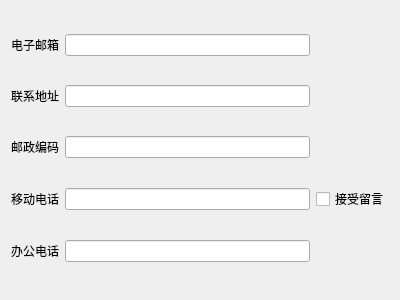
<?xml version="1.0" encoding="UTF-8"?>
<ui version="4.0">
 <class>Contact</class>
 <widget class="QWidget" name="Contact">
  <property name="geometry">
   <rect>
    <x>0</x>
    <y>0</y>
    <width>400</width>
    <height>300</height>
   </rect>
  </property>
  <property name="windowTitle">
   <string>Contact</string>
  </property>
  <layout class="QGridLayout" name="gridLayout">
   <item row="1" column="1">
    <widget class="QLineEdit" name="lineEdit_2"/>
   </item>
   <item row="3" column="1">
    <widget class="QLineEdit" name="lineEdit_4"/>
   </item>
   <item row="2" column="1">
    <widget class="QLineEdit" name="lineEdit_3"/>
   </item>
   <item row="1" column="0">
    <widget class="QLabel" name="label_2">
     <property name="text">
      <string>联系地址</string>
     </property>
    </widget>
   </item>
   <item row="4" column="0">
    <widget class="QLabel" name="label_5">
     <property name="text">
      <string>办公电话</string>
     </property>
    </widget>
   </item>
   <item row="0" column="1">
    <widget class="QLineEdit" name="lineEdit"/>
   </item>
   <item row="2" column="0">
    <widget class="QLabel" name="label_3">
     <property name="text">
      <string>邮政编码</string>
     </property>
    </widget>
   </item>
   <item row="0" column="0">
    <widget class="QLabel" name="label">
     <property name="text">
      <string>电子邮箱</string>
     </property>
    </widget>
   </item>
   <item row="3" column="0">
    <widget class="QLabel" name="label_4">
     <property name="text">
      <string>移动电话</string>
     </property>
    </widget>
   </item>
   <item row="4" column="1">
    <widget class="QLineEdit" name="lineEdit_5"/>
   </item>
   <item row="3" column="2">
    <widget class="QCheckBox" name="checkBox">
     <property name="text">
      <string>接受留言</string>
     </property>
    </widget>
   </item>
  </layout>
 </widget>
 <resources/>
 <connections/>
</ui>
